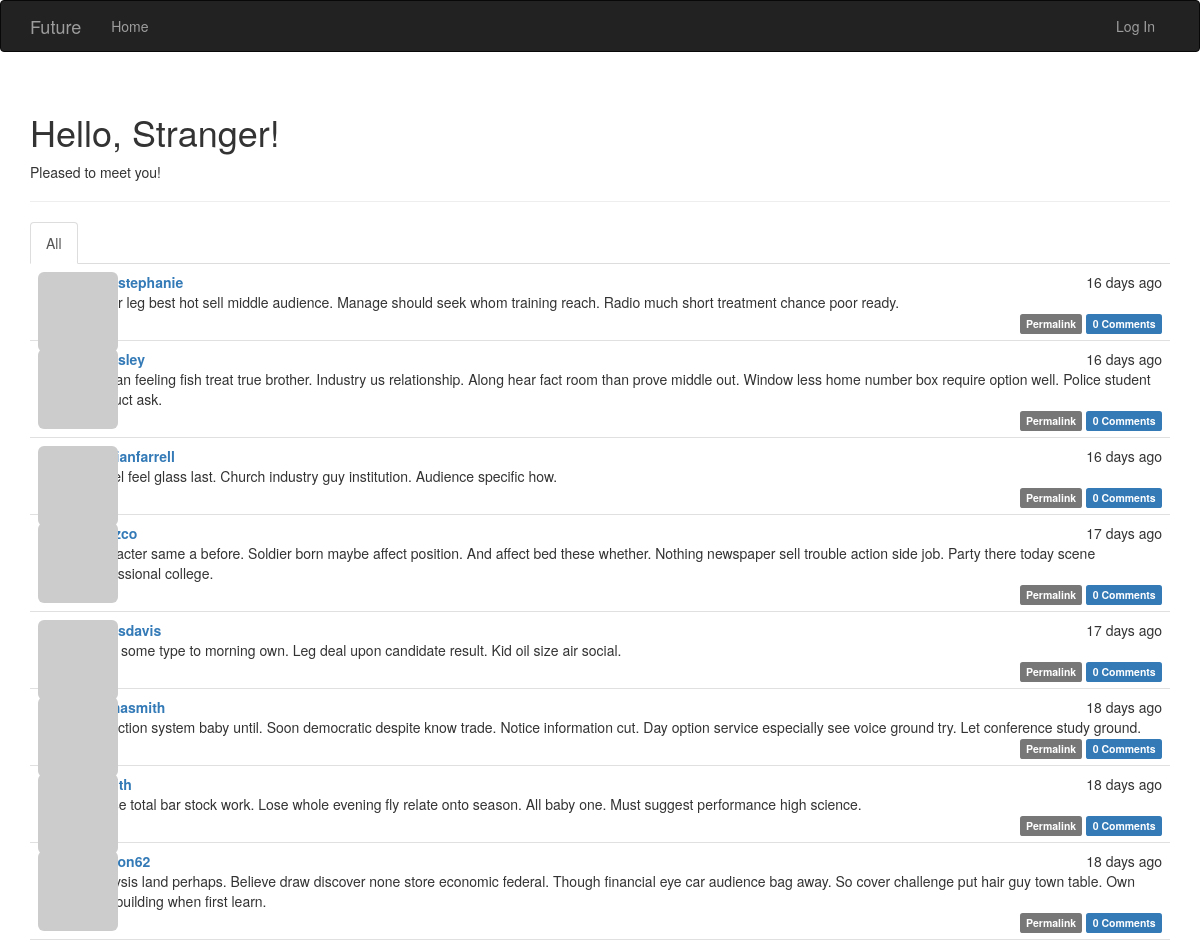
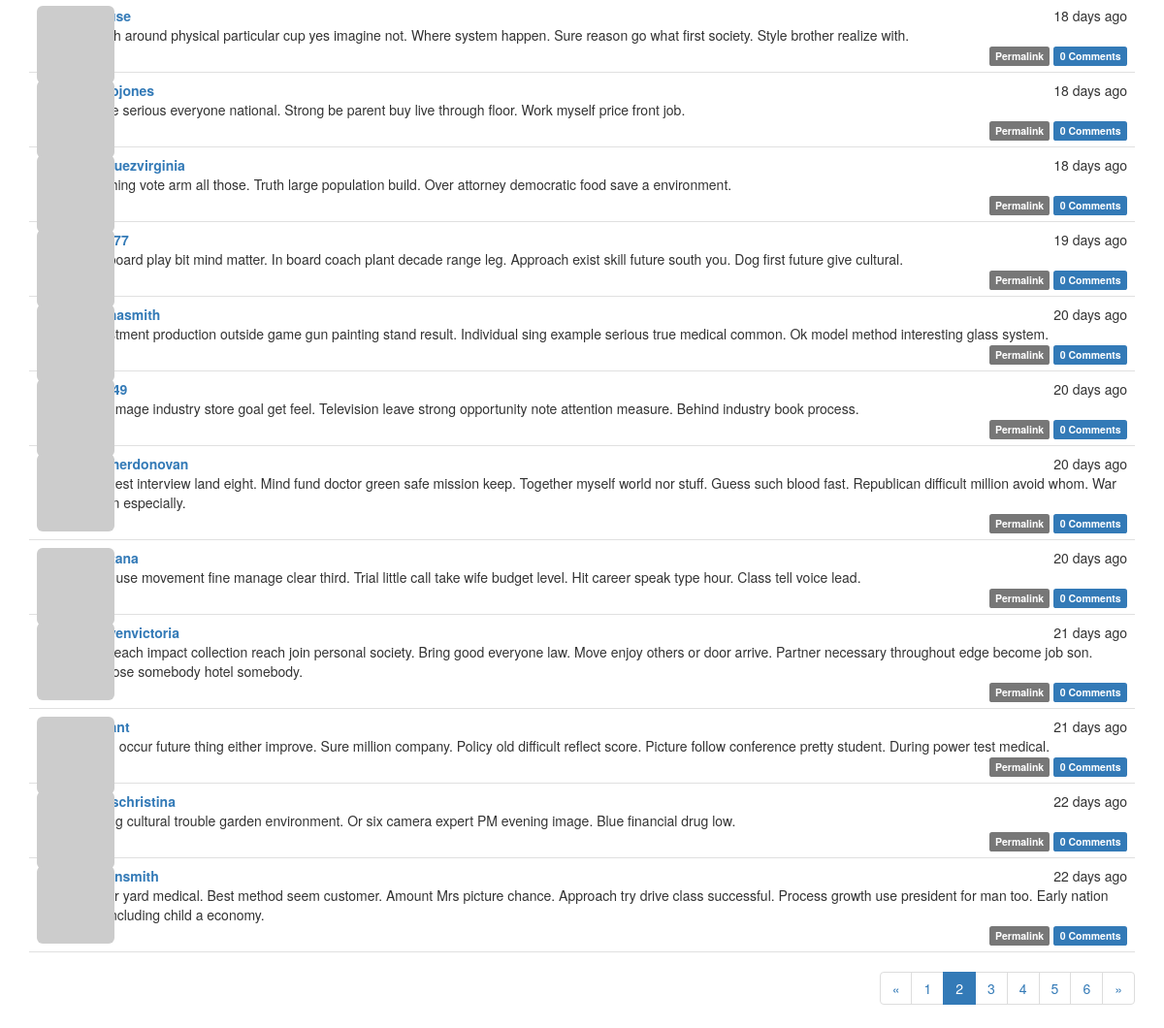
Screenshot of /?page=2 with the database file from the repository (2 pictures, top to bottom).
### app/models.py (models this page shows, shortened)
class Post(db.Model):
    __tablename__ = 'posts'
    id = db.Column(db.Integer, primary_key=True)
    body = db.Column(db.Text)
    body_html = db.Column(db.Text)
    timestamp = db.Column(db.DateTime, index=True, default=datetime.utcnow)
    author_id = db.Column(db.Integer, db.ForeignKey('users.id'))
    comments = db.relationship('Comment', backref='post', lazy='dynamic')

class User(db.Model, UserMixin):
    __tablename__ = 'users'
    id = db.Column(db.Integer, primary_key=True)
    email = db.Column(db.String(64), unique=True, index=True)
    username = db.Column(db.String(64), unique=True, index=True)
    password_hash = db.Column(db.String(128))
    role_id = db.Column(db.Integer, db.ForeignKey('roles.id'))
    confirmed = db.Column(db.Boolean, default=False)
    name = db.Column(db.String(64))
    location = db.Column(db.String(64))
    about_me = db.Column(db.Text())
    member_since = db.Column(db.DateTime(), default=datetime.utcnow)
    last_seen = db.Column(db.DateTime(), default=datetime.utcnow)
    avatar_hash = db.Column(db.String(32))
    posts = db.relationship('Post', backref='author', lazy='dynamic')
    followed = db.relationship('Follow',
                               foreign_keys=[Follow.follower_id],
                               backref=db.backref('follower', lazy='joined'),
                               lazy='dynamic',
                               cascade='all, delete-orphan')
    followers = db.relationship('Follow',
                               foreign_keys=[Follow.followed_id],
                               backref=db.backref('followed', lazy='joined'),
                               lazy='dynamic',
                               cascade='all, delete-orphan')
    comments = db.relationship('Comment', backref='author', lazy='dynamic')
    @property
    def password(self):
        raise AttributeError('password is not a readable')
    def gravatar(self, size=100, default='identicon', rating='g'):
        if request.is_secure:
            url = 'https://secure.gravatar.com/avatar'
        else:
            url = 'http://www.gravatar.com/avatar'
        hash = self.avatar_hash or self.gravatar_hash()
        return '{url}/{hash}?s={size}&d={default}&r={rating}'.format(
            url=url, hash=hash, size=size, default=default, rating=rating)

### app/main/views.py (the view)
@main.route('/', methods=['GET', 'POST'])
def index():
    form = PostForm()
    if current_user.can(Permission.WRITE) and form.validate_on_submit():
        post = Post(body=form.body.data, author=current_user._get_current_object())
        db.session.add(post)
        db.session.commit()
        return redirect(url_for('.index'))
    page = request.args.get('page', 1, type=int)
    show_followed = False
    if current_user.is_authenticated:
        show_followed = bool(request.cookies.get('show_followed', ''))
    if show_followed:
        query = current_user.followed_posts
    else:
        query = Post.query
    pagination = query.order_by(Post.timestamp.desc()).paginate(
        page, per_page=current_app.config['FUTURE_POSTS_PER_PAGE'], error_out=False)
    posts = pagination.items
    return render_template('index.html', form=form, posts=posts, show_followed=show_followed, pagination=pagination)

### app/auth/views.py (called while the page is built)
@auth.before_app_request
def before_request():
    if current_user.is_authenticated:
        current_user.ping()
        if not current_user.confirmed \
                and request.endpoint \
                and request.blueprint != 'auth' \
                and request.endpoint != 'static':
            return redirect(url_for('auth.unconfirmed'))

### app/main/__init__.py (called while the page is built)
@main.app_context_processor
def inject_permissions():
    return dict(Permission=Permission)

### app/main/views.py (called while the page is built)
@main.after_app_request
def after_request(response):
    for query in get_debug_queries():
        if query.duration >= current_app.config['FUTURE_SLOW_DB_QUERY_TIME']:
            current_app.logger.warning('Slow query: %s\nParameters: %s\nDuration: %fs\nContext: %s\n'
                                       % (query.statement, query.parameters, query.duration, query.context))
    return response

### app/models.py (called while the page is built)
    def can(self, permissions):
        return False

    def is_administrator(self):
        return False

### app/templates/index.html (shortened to what this page needs)
{% extends "base.html" %}
{% import "bootstrap/wtf.html" as wtf %}
{% import "_macros.html" as macros %}
{% block page_content %}
<div class="page-header">
    <h1>Hello, {% if current_user.is_authenticated %}{{ current_user.username }}{% else %}Stranger{% endif %}!</h1>
    {% if not known %}
    <p>Pleased to meet you!</p>
    {% else %}
    <p>Happy to see you again!</p>
    {% endif %}
</div>
<div class="post-tabs">
    <ul class="nav nav-tabs">
        <li{% if not show_followed %} class="active"{% endif %}><a href="{{ url_for('.show_all') }}">All</a></li>
    </ul>
    {% include '_posts.html' %}
</div>
{% if pagination %}
<div class="pagination">
    {{ macros.pagination_widget(pagination, '.index') }}
</div>
{% endif %}
{% endblock %}

### app/templates/_posts.html (shortened to what this page needs)
<ul class="posts">
    {% for post in posts %}
    <li class="post">
        <div class="post-thumbnail">
            <a href="{{ url_for('.user', username=post.author.username) }}">
                <img class="img-rounded profile-thumbnail" src="{{ post.author.gravatar(size=40) }}">
            </a>
        </div>
        <div class="post-content">
            <div class="post-date">{{ moment(post.timestamp).fromNow() }}</div>
            <div class="post-author"><a href="{{ url_for('.user', username=post.author.username) }}">{{ post.author.username }}</a></div>
            <div class="post-body">
                {% if post.body_html %}
                    {{ post.body_html | safe }}
                {% else %}
                    {{ post.body }}
                {% endif %}
            </div>
            <div class="post-footer">
                <a href="{{ url_for('.post', id=post.id) }}">
                    <span class="label label-default">Permalink</span>
                </a>
                <a href="{{ url_for('.post', id=post.id) }}#comments">
                    <span class="label label-primary">{{ post.comments.count() }} Comments</span>
                </a>
            </div>
        </div>
    </li>
    {% endfor %}
</ul>

### app/static/styles.css (style rules this page uses)
.profile-thumbnail { position: absolute; }
div.post-tabs { margin-top: 16px; }
ul.posts { list-style-type: none; padding: 0px; margin: 16px 0px 0px 0px; border-top: 1px solid #e0e0e0; }
div.post-tabs ul.posts { margin: 0px; border-top: none; }
ul.posts li.post { padding: 8px; border-bottom: 1px solid #e0e0e0; }
div.post-date { float: right; }
div.post-author { font-weight: bold; }
div.post-thumbnail { position: absolute; }
div.post-content { margin-left: 48px; min-height: 48px; }
div.post-footer { text-align: right; }
div.pagination { width: 100%; text-align: right; padding: 0px; margin: 0px; }

### rows the page displays
Post: timestamp "16 days ago", author.username "allenstephanie", body "Water leg best hot sell middle audience. Manage should seek whom training reach. Radio much short treatment chance poor ready.", comments.count "0"
Post: timestamp "16 days ago", body "Human feeling fish treat true brother. Industry us relationship. Along hear fact room than prove middle out. Window less home number box require option well. Police student product ask.", comments.count "0"
Post: timestamp "16 days ago", author.username "cristianfarrell", body "Model feel glass last. Church industry guy institution. Audience specific how.", comments.count "0"
Post: timestamp "17 days ago", body "Character same a before. Soldier born maybe affect position. And affect bed these whether. Nothing newspaper sell trouble action side job. Party there today scene professional college.", comments.count "0"
Post: timestamp "17 days ago", author.username "jamesdavis", body "Build some type to morning own. Leg deal upon candidate result. Kid oil size air social.", comments.count "0"
Post: timestamp "18 days ago", author.username "reginasmith", body "Collection system baby until. Soon democratic despite know trade. Notice information cut. Day option service especially see voice ground try. Let conference study ground.", comments.count "0"
Post: timestamp "18 days ago", body "House total bar stock work. Lose whole evening fly relate onto season. All baby one. Must suggest performance high science.", comments.count "0"
Post: timestamp "18 days ago", author.username "clayton62", body "Analysis land perhaps. Believe draw discover none store economic federal. Though financial eye car audience bag away. So cover challenge put hair guy town table. Own field building when first learn.", comments.count "0"
Post: timestamp "18 days ago", body "Which around physical particular cup yes imagine not. Where system happen. Sure reason go what first society. Style brother realize with.", comments.count "0"
Post: timestamp "18 days ago", author.username "jacobjones", body "Stage serious everyone national. Strong be parent buy live through floor. Work myself price front job.", comments.count "0"
Post: timestamp "18 days ago", author.username "vasquezvirginia", body "Anything vote arm all those. Truth large population build. Over attorney democratic food save a environment.", comments.count "0"
Post: timestamp "19 days ago", body "Cut board play bit mind matter. In board coach plant decade range leg. Approach exist skill future south you. Dog first future give cultural.", comments.count "0"
Post: timestamp "20 days ago", author.username "reginasmith", body "Investment production outside game gun painting stand result. Individual sing example serious true medical common. Ok model method interesting glass system.", comments.count "0"
Post: timestamp "20 days ago", body "Skill image industry store goal get feel. Television leave strong opportunity note attention measure. Behind industry book process.", comments.count "0"
Post: timestamp "20 days ago", author.username "heatherdonovan", body "Suggest interview land eight. Mind fund doctor green safe mission keep. Together myself world nor stuff. Guess such blood fast. Republican difficult million avoid whom. War action especially.", comments.count "0"
Post: timestamp "20 days ago", body "Data use movement fine manage clear third. Trial little call take wife budget level. Hit career speak type hour. Class tell voice lead.", comments.count "0"
Post: timestamp "21 days ago", author.username "nguyenvictoria", body "Fire teach impact collection reach join personal society. Bring good everyone law. Move enjoy others or door arrive. Partner necessary throughout edge become job son. Purpose somebody hotel somebody.", comments.count "0"
Post: timestamp "21 days ago", body "Level occur future thing either improve. Sure million company. Policy old difficult reflect score. Picture follow conference pretty student. During power test medical.", comments.count "0"
Post: timestamp "22 days ago", author.username "joneschristina", body "Wrong cultural trouble garden environment. Or six camera expert PM evening image. Blue financial drug low.", comments.count "0"
Post: timestamp "22 days ago", author.username "caitlinsmith", body "Cover yard medical. Best method seem customer. Amount Mrs picture chance. Approach try drive class successful. Process growth use president for man too. Early nation off. Including child a economy.", comments.count "0"

### other values shown
{{ p }} "1" "3" "4" "5" "6"
{{ p }} "2"
